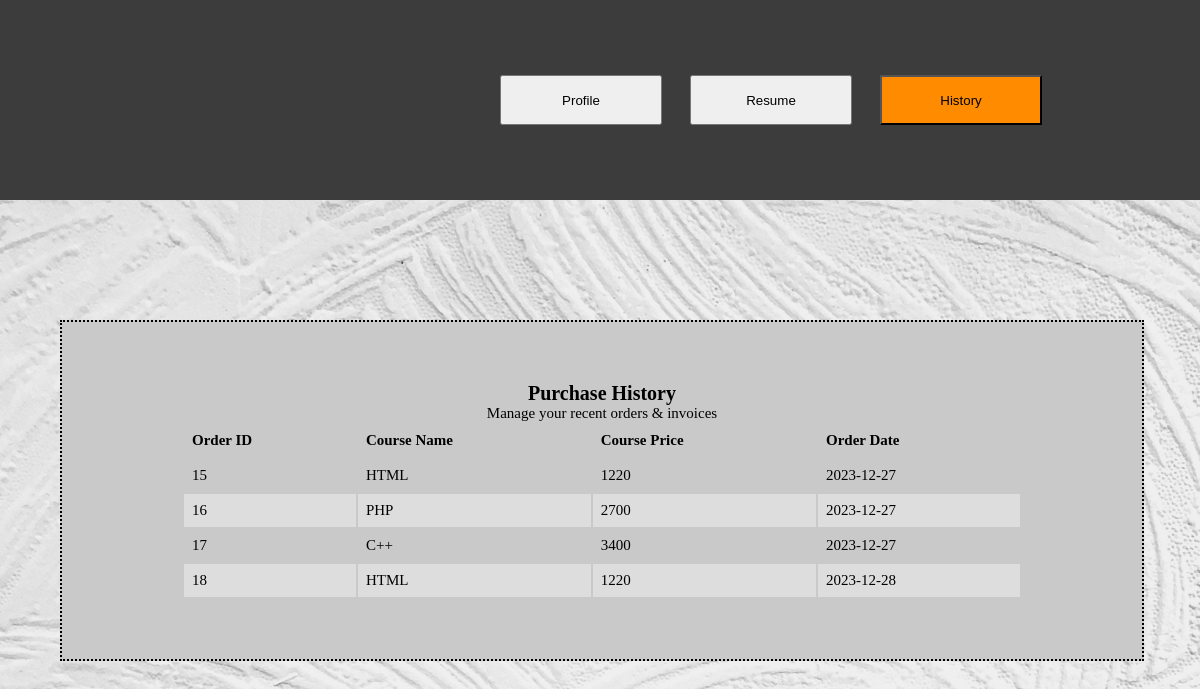
Screenshot of /Website/UserHistory/UserHistory.php (signed in) with the database file from the repository.
### tables this page shows
CREATE TABLE `orders` (
  `OrderID` int NOT NULL,
  `UserID` int DEFAULT NULL,
  `CartID` int DEFAULT NULL,
  `CourseID` int DEFAULT NULL,
  `CourseName` varchar(100) DEFAULT NULL,
  `CoursePrice` varchar(100) DEFAULT NULL,
  `OrderDate` varchar(100) DEFAULT NULL
);

### Website/Session.php (called while the page is built, shortened)
<?php
if (isset($_SESSION['UserID'])) {
    $userID = $_SESSION['UserID'];
} else {
    header("location: ../Login/Login.php");
    exit();
}
?>

### Website/UserHistory/UserHistory.php (the view, shortened to what this page needs)
<!DOCTYPE html>
<html lang="en">
<head>
    <link rel="stylesheet" type="text/css" href="UserHistory.css">
</head>
<body>
    <div class="container-upper">
        <div class="container-right">
            <button onclick="window.location.href='../UserProfile/UserProfile.php'"
                script="window.location.replace('../UserProfile/UserProfile.php')">Profile</button>
            <button onclick="window.location.href='../UserResume/UserResume.php'"
                script="window.location.replace('../UserResume/UserResume.php')">Resume</button>
            <button>History</button>
        </div>
    </div>
    <div class="container-lower">
        <div class="container-content">
            <h1>Purchase History</h1>
            <h2 style="font-weight: normal;">Manage your recent orders & invoices</h2>
            <table>
                <tr>
                    <th>Order ID</th>
                    <th>Course Name</th>
                    <th>Course Price</th>
                    <th>Order Date</th>
                </tr>
                <tbody>
                    <?php
                    include '../Session.php';
                    include '../ConnectDB.php';
                    $sql = "SELECT * FROM orders WHERE UserID = '$userID'";
                    $result = $conn->query($sql);
                    while ($row = $result->fetch_assoc()) {
                        echo "  <tr>
                                    <td>$row[OrderID]</td>
                                    <td>$row[CourseName]</td>
                                    <td>$row[CoursePrice]</td>
                                    <td>$row[OrderDate]</td>
                                </tr>";
                    }
                    ?>
                </tbody>
            </table>
        </div>
    </div>
</body>
</html>

### Website/UserHistory/UserHistory.css (style rules this page uses)
* { margin: 0; padding: 0; }
html { font-size: 10px; width: 100%; display: flex; flex-flow: column; }
body { position: relative; background-image: url(img/profile2.jpg); background-repeat: no-repeat; background-size: cover; background-attachment: fixed; }
.container-upper { width: 100%; height: 20rem; background-color: rgb(60, 60, 60); box-sizing: border-box; padding: 2.5%; }
.container-right { width: 60%; height: 100%; margin-left: 35%; display: flex; box-sizing: border-box; padding: 5%; align-items: center; }
.container-right>button { width: 30%; margin: 2.5%; height: 5rem; color: black; cursor: pointer; }
.container-right>button:nth-child(3) { background-color: rgb(255, 140, 0); }
.container-lower { width: 100%; height: auto; background-color: transparent; box-sizing: border-box; }
.container-lower .container-content { width: 70%; margin: 5%; margin-top: 10%; background-color: rgb(201, 201, 201); padding: 5% 10%; border: 2px dotted black; text-align: center; }
table { width: 100%; }
td, th { border: none; text-align: left; padding: 0.8rem; font-size: 1.5rem; }
tr:nth-child(even) { background-color: #dddddd; }

### rows the page displays
orders: OrderID "15", CourseName "HTML", CoursePrice "1220", OrderDate "2023-12-27"
orders: OrderID "16", CourseName "PHP", CoursePrice "2700", OrderDate "2023-12-27"
orders: OrderID "17", CourseName "C++", CoursePrice "3400", OrderDate "2023-12-27"
orders: OrderID "18", CourseName "HTML", CoursePrice "1220", OrderDate "2023-12-28"
